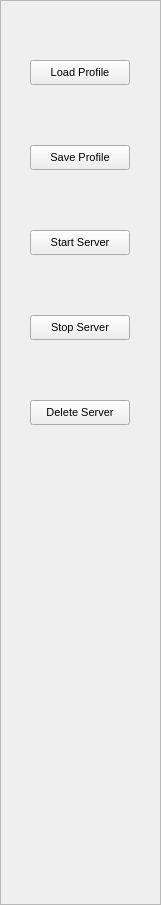
       <widget class="QFrame" name="buttonFrame">
        <property name="sizePolicy">
         <sizepolicy hsizetype="Fixed" vsizetype="Fixed">
          <horstretch>0</horstretch>
          <verstretch>0</verstretch>
         </sizepolicy>
        </property>
        <property name="minimumSize">
         <size>
          <width>161</width>
          <height>905</height>
         </size>
        </property>
        <property name="maximumSize">
         <size>
          <width>161</width>
          <height>905</height>
         </size>
        </property>
        <property name="font">
         <font>
          <family>Arial</family>
          <pointsize>8</pointsize>
          <weight>50</weight>
          <italic>false</italic>
          <bold>false</bold>
         </font>
        </property>
        <property name="styleSheet">
         <string notr="true">#buttonFrame{background: #F9F9F9}
</string>
        </property>
        <property name="frameShape">
         <enum>QFrame::StyledPanel</enum>
        </property>
        <property name="frameShadow">
         <enum>QFrame::Raised</enum>
        </property>
        <widget class="QWidget" name="layoutWidget">
         <property name="geometry">
          <rect>
           <x>0</x>
           <y>0</y>
           <width>161</width>
           <height>901</height>
          </rect>
         </property>
         <layout class="QVBoxLayout" name="buttonLayout" stretch="1,1,1,1,1,2">
          <property name="spacing">
           <number>60</number>
          </property>
          <property name="sizeConstraint">
           <enum>QLayout::SetDefaultConstraint</enum>
          </property>
          <property name="topMargin">
           <number>60</number>
          </property>
          <item>
           <layout class="QHBoxLayout" name="loadButtonLayout" stretch="0,0,0">
            <property name="topMargin">
             <number>0</number>
            </property>
            <item>
             <spacer name="horizontalSpacer_9">
              <property name="orientation">
               <enum>Qt::Horizontal</enum>
              </property>
              <property name="sizeHint" stdset="0">
               <size>
                <width>40</width>
                <height>20</height>
               </size>
              </property>
             </spacer>
            </item>
            <item>
             <widget class="QPushButton" name="loadProfileButton">
              <property name="sizePolicy">
               <sizepolicy hsizetype="Fixed" vsizetype="Fixed">
                <horstretch>0</horstretch>
                <verstretch>0</verstretch>
               </sizepolicy>
              </property>
              <property name="minimumSize">
               <size>
                <width>100</width>
                <height>25</height>
               </size>
              </property>
              <property name="maximumSize">
               <size>
                <width>100</width>
                <height>25</height>
               </size>
              </property>
              <property name="font">
               <font>
                <family>Arial</family>
                <pointsize>8</pointsize>
                <weight>50</weight>
                <italic>false</italic>
                <bold>false</bold>
               </font>
              </property>
              <property name="styleSheet">
               <string notr="true"/>
              </property>
              <property name="text">
               <string>Load Profile</string>
              </property>
             </widget>
            </item>
            <item>
             <spacer name="horizontalSpacer_10">
              <property name="orientation">
               <enum>Qt::Horizontal</enum>
              </property>
              <property name="sizeHint" stdset="0">
               <size>
                <width>40</width>
                <height>20</height>
               </size>
              </property>
             </spacer>
            </item>
           </layout>
          </item>
          <item>
           <layout class="QHBoxLayout" name="saveButtonLayout">
            <item>
             <spacer name="horizontalSpacer_7">
              <property name="orientation">
               <enum>Qt::Horizontal</enum>
              </property>
              <property name="sizeHint" stdset="0">
               <size>
                <width>40</width>
                <height>20</height>
               </size>
              </property>
             </spacer>
            </item>
            <item>
             <widget class="QPushButton" name="saveProfileButton">
              <property name="sizePolicy">
               <sizepolicy hsizetype="Fixed" vsizetype="Fixed">
                <horstretch>0</horstretch>
                <verstretch>0</verstretch>
               </sizepolicy>
              </property>
              <property name="minimumSize">
               <size>
                <width>100</width>
                <height>25</height>
               </size>
              </property>
              <property name="maximumSize">
               <size>
                <width>100</width>
                <height>25</height>
               </size>
              </property>
              <property name="font">
               <font>
                <family>Arial</family>
                <pointsize>8</pointsize>
                <weight>50</weight>
                <italic>false</italic>
                <bold>false</bold>
               </font>
              </property>
              <property name="text">
               <string>Save Profile</string>
              </property>
             </widget>
            </item>
            <item>
             <spacer name="horizontalSpacer_8">
              <property name="orientation">
               <enum>Qt::Horizontal</enum>
              </property>
              <property name="sizeHint" stdset="0">
               <size>
                <width>40</width>
                <height>20</height>
               </size>
              </property>
             </spacer>
            </item>
           </layout>
          </item>
          <item>
           <layout class="QHBoxLayout" name="startButtonLayout">
            <item>
             <spacer name="horizontalSpacer_5">
              <property name="orientation">
               <enum>Qt::Horizontal</enum>
              </property>
              <property name="sizeHint" stdset="0">
               <size>
                <width>40</width>
                <height>20</height>
               </size>
              </property>
             </spacer>
            </item>
            <item>
             <widget class="QPushButton" name="startServerButton">
              <property name="sizePolicy">
               <sizepolicy hsizetype="Fixed" vsizetype="Fixed">
                <horstretch>0</horstretch>
                <verstretch>0</verstretch>
               </sizepolicy>
              </property>
              <property name="minimumSize">
               <size>
                <width>100</width>
                <height>25</height>
               </size>
              </property>
              <property name="maximumSize">
               <size>
                <width>100</width>
                <height>25</height>
               </size>
              </property>
              <property name="font">
               <font>
                <family>Arial</family>
                <pointsize>8</pointsize>
                <weight>50</weight>
                <italic>false</italic>
                <bold>false</bold>
               </font>
              </property>
              <property name="layoutDirection">
               <enum>Qt::LeftToRight</enum>
              </property>
              <property name="text">
               <string>Start Server</string>
              </property>
             </widget>
            </item>
            <item>
             <spacer name="horizontalSpacer_6">
              <property name="orientation">
               <enum>Qt::Horizontal</enum>
              </property>
              <property name="sizeHint" stdset="0">
               <size>
                <width>40</width>
                <height>20</height>
               </size>
              </property>
             </spacer>
            </item>
           </layout>
          </item>
          <item>
           <layout class="QHBoxLayout" name="stopButtoLayout">
            <item>
             <spacer name="horizontalSpacer_3">
              <property name="orientation">
               <enum>Qt::Horizontal</enum>
              </property>
              <property name="sizeHint" stdset="0">
               <size>
                <width>40</width>
                <height>20</height>
               </size>
              </property>
             </spacer>
            </item>
            <item>
             <widget class="QPushButton" name="stopServerButton">
              <property name="sizePolicy">
               <sizepolicy hsizetype="Fixed" vsizetype="Fixed">
                <horstretch>0</horstretch>
                <verstretch>0</verstretch>
               </sizepolicy>
              </property>
              <property name="minimumSize">
               <size>
                <width>100</width>
                <height>25</height>
               </size>
              </property>
              <property name="maximumSize">
               <size>
                <width>100</width>
                <height>25</height>
               </size>
              </property>
              <property name="font">
               <font>
                <family>Arial</family>
                <pointsize>8</pointsize>
                <weight>50</weight>
                <italic>false</italic>
                <bold>false</bold>
               </font>
              </property>
              <property name="text">
               <string>Stop Server</string>
              </property>
             </widget>
            </item>
            <item>
             <spacer name="horizontalSpacer_4">
              <property name="orientation">
               <enum>Qt::Horizontal</enum>
              </property>
              <property name="sizeHint" stdset="0">
               <size>
                <width>40</width>
                <height>20</height>
               </size>
              </property>
             </spacer>
            </item>
           </layout>
          </item>
          <item>
           <layout class="QHBoxLayout" name="deleteButtonLayout">
            <item>
             <spacer name="horizontalSpacer">
              <property name="orientation">
               <enum>Qt::Horizontal</enum>
              </property>
              <property name="sizeHint" stdset="0">
               <size>
                <width>40</width>
                <height>20</height>
               </size>
              </property>
             </spacer>
            </item>
            <item>
             <widget class="QPushButton" name="deleteServerButton">
              <property name="sizePolicy">
               <sizepolicy hsizetype="Fixed" vsizetype="Fixed">
                <horstretch>0</horstretch>
                <verstretch>0</verstretch>
               </sizepolicy>
              </property>
              <property name="minimumSize">
               <size>
                <width>100</width>
                <height>25</height>
               </size>
              </property>
              <property name="maximumSize">
               <size>
                <width>100</width>
                <height>25</height>
               </size>
              </property>
              <property name="font">
               <font>
                <family>Arial</family>
                <pointsize>8</pointsize>
                <weight>50</weight>
                <italic>false</italic>
                <bold>false</bold>
               </font>
              </property>
              <property name="text">
               <string>Delete Server</string>
              </property>
             </widget>
            </item>
            <item>
             <spacer name="horizontalSpacer_2">
              <property name="orientation">
               <enum>Qt::Horizontal</enum>
              </property>
              <property name="sizeHint" stdset="0">
               <size>
                <width>40</width>
                <height>20</height>
               </size>
              </property>
             </spacer>
            </item>
           </layout>
          </item>
          <item>
           <spacer name="verticalSpacer_2">
            <property name="orientation">
             <enum>Qt::Vertical</enum>
            </property>
            <property name="sizeType">
             <enum>QSizePolicy::MinimumExpanding</enum>
            </property>
            <property name="sizeHint" stdset="0">
             <size>
              <width>20</width>
              <height>40</height>
             </size>
            </property>
           </spacer>
          </item>
         </layout>
        </widget>
       </widget>
